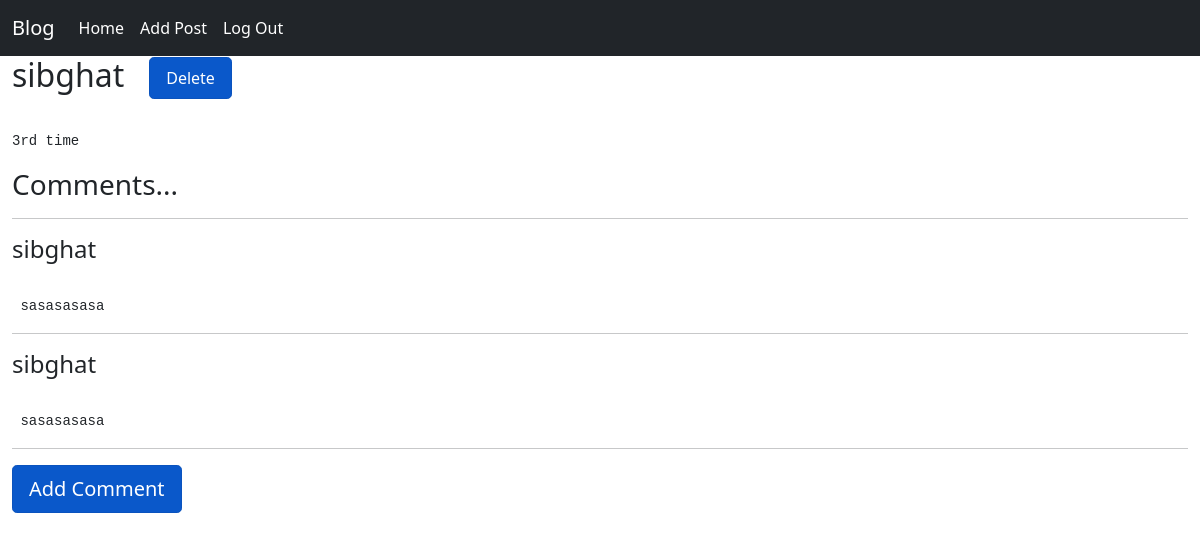
Screenshot of /post/post_detail/3 (signed in) with the database file from the repository.
### post/models.py (models this page shows)
class Post(models.Model):
    author = models.ForeignKey(User, on_delete=models.CASCADE)
    post_date = models.DateTimeField(auto_now_add=True)
    body = models.TextField(blank=False)

class Comment(models.Model):
    author = models.ForeignKey(User, on_delete=models.CASCADE)
    post = models.ForeignKey(Post, related_name="comments", on_delete=models.CASCADE)
    body = models.TextField(blank=False)
    commented_date = models.DateTimeField(auto_now_add=True)

### post/views.py (the view)
# urls.py: path('post_detail/<int:id>', post_detail_view, name='detail_post'),
def post_detail_view(request, id):
    obj = Post.objects.get(id=id)
    context = {
        "object": obj,
    }
    return render(request, "post/post_detail.html", context)

### post/templates/post/post_detail.html (shortened to what this page needs)
{% extends 'base.html' %}
{% block content %}
    {% if user.is_authenticated %}
        <div class="container-fluid">
            <h2>{{object.author.first_name}}&nbsp;&nbsp;
                {% if object.author.id == user.id %}
                <span><a href="{% url 'post_delete' object.pk %}" class="btn btn-primary btn-lg active"  style="font-size: medium;">Delete</a></span>
                {% endif %}
            </h2><br>
            <pre>{{object.body}}</pre>
            <div>
                <h3>Comments...</h3>
                <hr>
                {% if not object.comments.all %}
                    <h5>No Comments.....</h5>
                {% else %}
                    {% for com in object.comments.all %}
                    <h4>{{com.author.first_name}}</h4>
                    <br>
                    <pre> {{com.body}} </pre>
                    <hr>
                    {% endfor %}
                {% endif %}
                <a href="{% url 'add_comment' object.pk %}" class="btn btn-primary btn-lg active" > Add Comment</a>
            </div>
        </div>
    {% else %}
        <div>
            <h4>To go further please Login!!!</h4>
            <a href="{% url 'login' %}">Login</a>
        </div>
    {% endif %}
{% endblock %}

### rows the page displays
Post: author.first_name "sibghat", body "3rd time"
Comment: author.first_name "sibghat", body "sasasasasa"
Comment: author.first_name "sibghat", body "sasasasasa"
